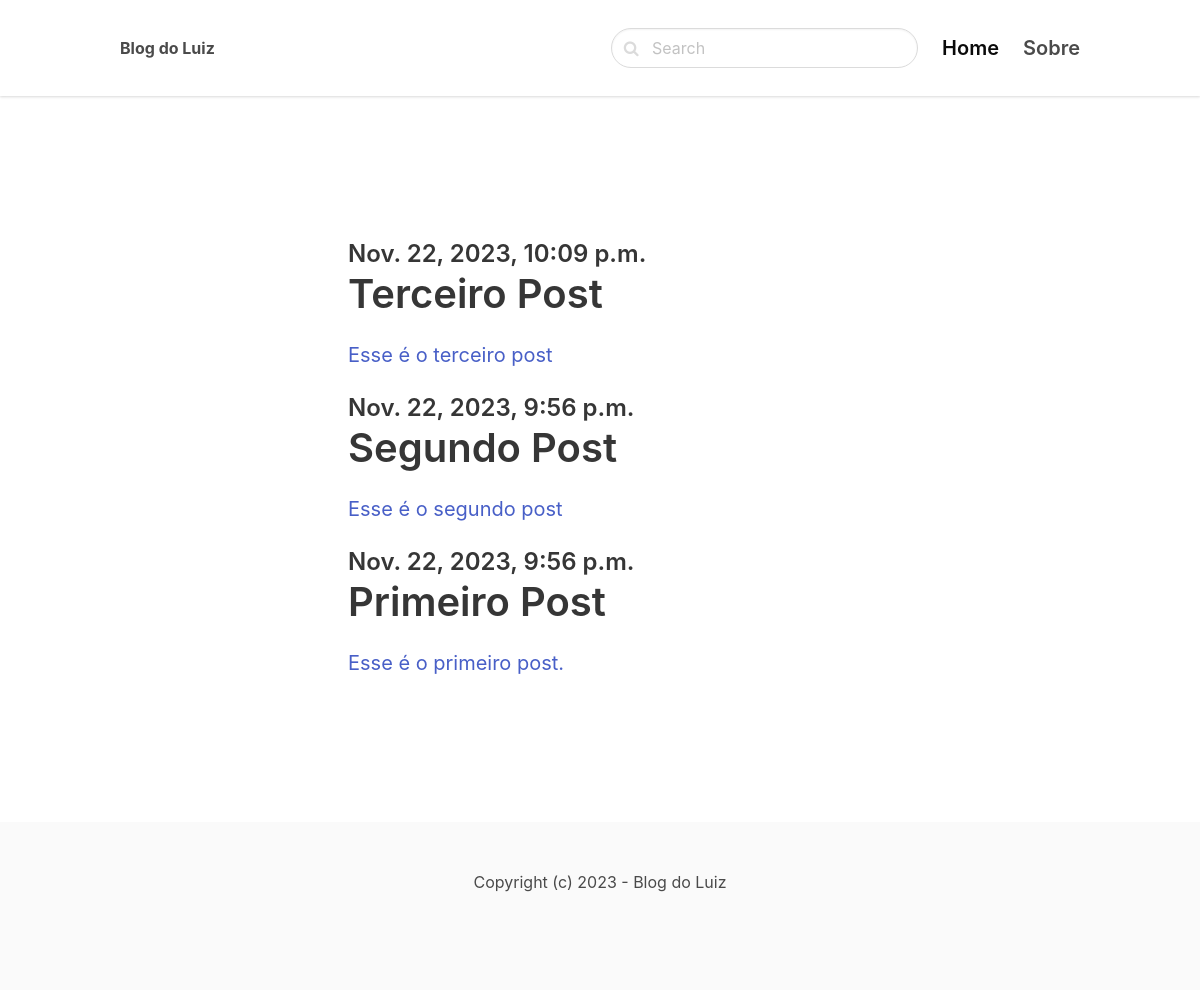
The page / on the database its author committed.
### blog/models.py (models this page shows, shortened)
class Post(models.Model):
    ACTIVE = 'active'
    DRAFT = 'draft'
    CHOICES_STATUS = {
        (ACTIVE, 'Active'),
        (DRAFT, "Draft")
    }
    category = models.ForeignKey(Category, related_name='posts', on_delete=models.CASCADE)
    title = models.CharField(max_length=255)
    slug = models.SlugField()
    intro = models.TextField()
    body = models.TextField()
    created_at = models.DateTimeField(auto_now_add=True)
    status = models.CharField(max_length=10, choices=CHOICES_STATUS, default=ACTIVE)
    class Meta:
        ordering = ('-created_at',)

### core/views.py (the view)
# urls.py: path('', frontpage, name='frontpage'),
def frontpage(request):
    posts = Post.objects.all()
    return render(request, 'core/frontpage.html', {'posts': posts})

### core/templates/core/frontpage.html (shortened to what this page needs)
{% extends 'core/base.html' %}
{% block content %}
    <section class="hero">
        <div class="hero-body">
                <section class="section">
                    <div class="columns">
                        <div  class="column is-8 is-offset-2">
                            {% for post in posts %}
                                <div class="content is-medium">
                                    <a href="{% url 'post_detail' post.slug %}">
                                        <h2 class="subtitle is-4">{{ post.created_at}}</h2>
                                        <h1 class="title">{{post.title}}</h1>
                                        <p>{{ post.intro }} </p>
                                    </a>
                                </div>
                            {% endfor %}
                        </div>
                    </div>
                </section>
            </div>
        </div>
    </section>
{% endblock %}

### rows shown on the page
Post: created_at "Nov. 22, 2023, 10:09 p.m.", title "Terceiro Post", intro "Esse é o terceiro post"
Post: created_at "Nov. 22, 2023, 9:56 p.m.", title "Segundo Post", intro "Esse é o segundo post"
Post: created_at "Nov. 22, 2023, 9:56 p.m.", title "Primeiro Post", intro "Esse é o primeiro post."
